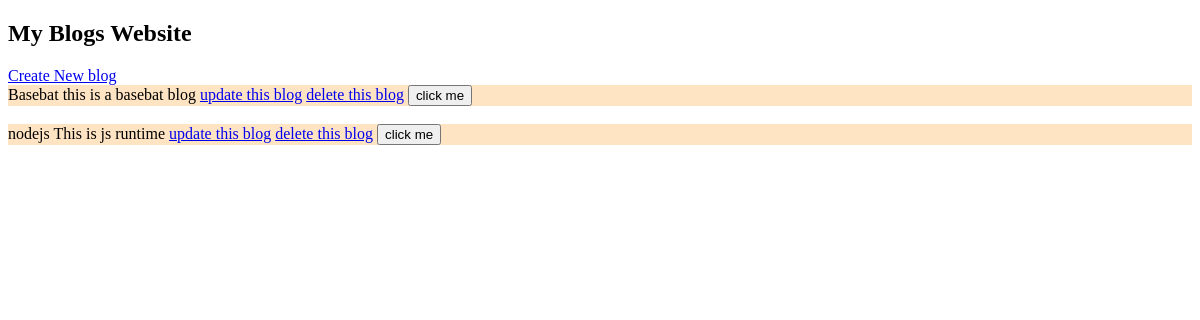
The page /blogs/ on the database as committed earlier.
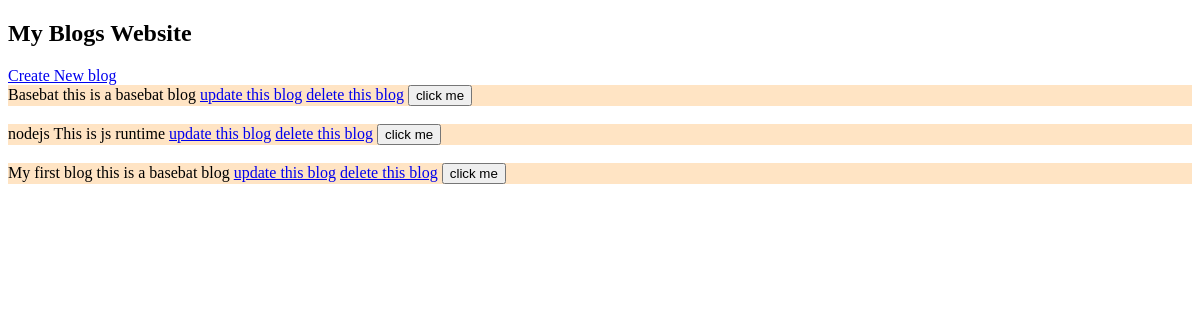
The same page on the database as committed later.
### blog/models.py (models this page shows)
class blog(models.Model):
    title = models.CharField(max_length=100)
    description = models.TextField()

### blog/views.py (the view)
# urls.py: path('', views.blogs,name='blogs'), # read
def blogs(request):
    blogs = blog.objects.all()
    return render(request,'blogs.html',{'blogs':blogs})

### blog/templates/blogs.html (shortened to what this page needs)
<!DOCTYPE html>
<html lang="en">
<head>
</head>
<body>
    <h2>My Blogs Website</h2>
    <a href="create"> Create New blog</a>
    {% for blog in blogs %}
        <div style="background-color:bisque">{{blog.title}}
        {{blog.description}}
        <a href="update/{{blog.id}}"> update this blog</a>
        <a href="delete/{{blog.id}}"> delete this blog</a>
        <button onclick="confirmDelete()"> click me </button>
        </div>
        <br>
    {% endfor %}
</body>
</html>

Rows that differ between the two databases and show on the page:
added blog: title "My first blog", description "this is a basebat blog"
